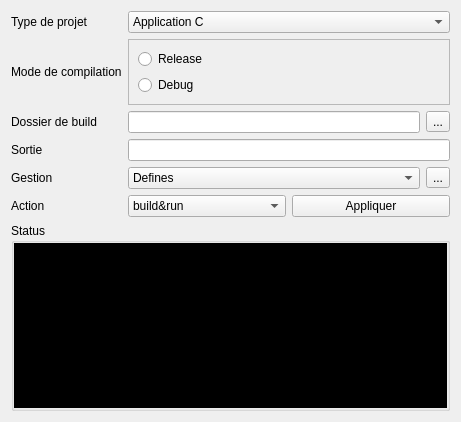
<?xml version="1.0" encoding="UTF-8"?>
<ui version="4.0">
 <class>TabCompiler</class>
 <widget class="QWidget" name="TabCompiler">
  <property name="geometry">
   <rect>
    <x>0</x>
    <y>0</y>
    <width>461</width>
    <height>422</height>
   </rect>
  </property>
  <property name="windowTitle">
   <string>Form</string>
  </property>
  <layout class="QGridLayout" name="gridLayout">
   <item row="0" column="1">
    <widget class="QComboBox" name="comboBox_projectType">
     <item>
      <property name="text">
       <string>Application C</string>
      </property>
     </item>
     <item>
      <property name="text">
       <string>Application C++</string>
      </property>
     </item>
     <item>
      <property name="text">
       <string>Librairie statique C</string>
      </property>
     </item>
     <item>
      <property name="text">
       <string>Librairie statique C++</string>
      </property>
     </item>
     <item>
      <property name="text">
       <string>Librairie dynamique C</string>
      </property>
     </item>
     <item>
      <property name="text">
       <string>Librairie dynamique C++</string>
      </property>
     </item>
    </widget>
   </item>
   <item row="0" column="0">
    <widget class="QLabel" name="label_projectTyper">
     <property name="text">
      <string>Type de projet</string>
     </property>
    </widget>
   </item>
   <item row="5" column="0">
    <widget class="QLabel" name="label_action">
     <property name="text">
      <string>Action</string>
     </property>
    </widget>
   </item>
   <item row="3" column="0">
    <widget class="QLabel" name="label_output">
     <property name="text">
      <string>Sortie</string>
     </property>
    </widget>
   </item>
   <item row="5" column="1">
    <layout class="QHBoxLayout" name="horizontalLayout">
     <item>
      <widget class="QComboBox" name="comboBox_action">
       <item>
        <property name="text">
         <string>build&amp;run</string>
        </property>
       </item>
       <item>
        <property name="text">
         <string>build</string>
        </property>
       </item>
       <item>
        <property name="text">
         <string>run</string>
        </property>
       </item>
       <item>
        <property name="text">
         <string>clean</string>
        </property>
       </item>
       <item>
        <property name="text">
         <string>install</string>
        </property>
       </item>
       <item>
        <property name="text">
         <string>uninstall</string>
        </property>
       </item>
      </widget>
     </item>
     <item>
      <widget class="QPushButton" name="pushButton_action">
       <property name="text">
        <string>Appliquer</string>
       </property>
      </widget>
     </item>
    </layout>
   </item>
   <item row="1" column="1">
    <widget class="QFrame" name="frame">
     <property name="frameShape">
      <enum>QFrame::StyledPanel</enum>
     </property>
     <property name="frameShadow">
      <enum>QFrame::Raised</enum>
     </property>
     <layout class="QVBoxLayout" name="verticalLayout">
      <item>
       <widget class="QRadioButton" name="radioButton_release">
        <property name="toolTip">
         <string>Défini la macro NDEBUG</string>
        </property>
        <property name="text">
         <string>Release</string>
        </property>
       </widget>
      </item>
      <item>
       <widget class="QRadioButton" name="radioButton_debug">
        <property name="toolTip">
         <string>Défini la macro _DEBUG</string>
        </property>
        <property name="text">
         <string>Debug</string>
        </property>
       </widget>
      </item>
     </layout>
    </widget>
   </item>
   <item row="1" column="0">
    <widget class="QLabel" name="label_compilationMode">
     <property name="text">
      <string>Mode de compilation</string>
     </property>
    </widget>
   </item>
   <item row="2" column="0">
    <widget class="QLabel" name="label_buildDir">
     <property name="text">
      <string>Dossier de build</string>
     </property>
    </widget>
   </item>
   <item row="3" column="1">
    <widget class="QLineEdit" name="lineEdit_output"/>
   </item>
   <item row="2" column="1">
    <layout class="QHBoxLayout" name="horizontalLayout_2">
     <item>
      <widget class="QLineEdit" name="lineEdit_buildDir"/>
     </item>
     <item>
      <widget class="QToolButton" name="toolButton_buildDir">
       <property name="text">
        <string>...</string>
       </property>
      </widget>
     </item>
    </layout>
   </item>
   <item row="6" column="0" colspan="2">
    <widget class="QGroupBox" name="groupBox_status">
     <property name="title">
      <string>Status</string>
     </property>
     <layout class="QGridLayout" name="gridLayout_2">
      <property name="leftMargin">
       <number>0</number>
      </property>
      <property name="topMargin">
       <number>0</number>
      </property>
      <property name="rightMargin">
       <number>0</number>
      </property>
      <property name="bottomMargin">
       <number>0</number>
      </property>
      <property name="spacing">
       <number>0</number>
      </property>
      <item row="0" column="0">
       <widget class="QTextEdit" name="textEdit_status">
        <property name="styleSheet">
         <string notr="true">background-color: rgb(0, 0, 0);</string>
        </property>
        <property name="readOnly">
         <bool>true</bool>
        </property>
       </widget>
      </item>
     </layout>
    </widget>
   </item>
   <item row="4" column="0">
    <widget class="QLabel" name="label_gestion">
     <property name="text">
      <string>Gestion</string>
     </property>
    </widget>
   </item>
   <item row="4" column="1">
    <layout class="QHBoxLayout" name="horizontalLayout_3">
     <item>
      <widget class="QComboBox" name="comboBox_gestion">
       <item>
        <property name="text">
         <string>Defines</string>
        </property>
       </item>
       <item>
        <property name="text">
         <string>Linkage</string>
        </property>
       </item>
       <item>
        <property name="text">
         <string>Sources</string>
        </property>
       </item>
      </widget>
     </item>
     <item>
      <widget class="QToolButton" name="toolButton_gestion">
       <property name="text">
        <string>...</string>
       </property>
      </widget>
     </item>
    </layout>
   </item>
  </layout>
 </widget>
 <resources/>
 <connections/>
</ui>
